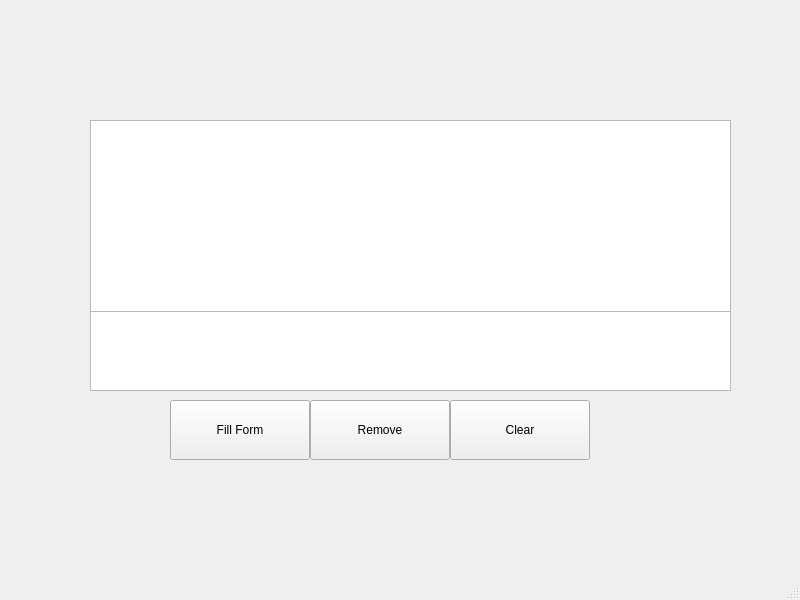
<?xml version="1.0" encoding="UTF-8"?>
<ui version="4.0">
 <class>MainWindow</class>
 <widget class="QMainWindow" name="MainWindow">
  <property name="geometry">
   <rect>
    <x>0</x>
    <y>0</y>
    <width>800</width>
    <height>600</height>
   </rect>
  </property>
  <property name="acceptDrops">
   <bool>true</bool>
  </property>
  <property name="windowTitle">
   <string>宇子妙妙工具</string>
  </property>
  <widget class="QWidget" name="centralwidget">
   <widget class="QTextBrowser" name="textBrowser">
    <property name="geometry">
     <rect>
      <x>90</x>
      <y>310</y>
      <width>641</width>
      <height>81</height>
     </rect>
    </property>
   </widget>
   <widget class="QPushButton" name="Filling">
    <property name="geometry">
     <rect>
      <x>170</x>
      <y>400</y>
      <width>140</width>
      <height>60</height>
     </rect>
    </property>
    <property name="text">
     <string>Fill Form</string>
    </property>
    <property name="checkable">
     <bool>false</bool>
    </property>
    <property name="checked">
     <bool>false</bool>
    </property>
    <property name="autoRepeat">
     <bool>true</bool>
    </property>
    <property name="autoExclusive">
     <bool>false</bool>
    </property>
   </widget>
   <widget class="QListWidget" name="fileList">
    <property name="geometry">
     <rect>
      <x>90</x>
      <y>120</y>
      <width>641</width>
      <height>192</height>
     </rect>
    </property>
    <property name="acceptDrops">
     <bool>false</bool>
    </property>
    <property name="dragEnabled">
     <bool>false</bool>
    </property>
    <property name="selectionMode">
     <enum>QAbstractItemView::SelectionMode::NoSelection</enum>
    </property>
    <property name="selectionRectVisible">
     <bool>true</bool>
    </property>
   </widget>
   <widget class="QPushButton" name="Remove">
    <property name="geometry">
     <rect>
      <x>310</x>
      <y>400</y>
      <width>140</width>
      <height>60</height>
     </rect>
    </property>
    <property name="text">
     <string>Remove</string>
    </property>
   </widget>
   <widget class="QPushButton" name="Clear">
    <property name="geometry">
     <rect>
      <x>450</x>
      <y>400</y>
      <width>140</width>
      <height>60</height>
     </rect>
    </property>
    <property name="text">
     <string>Clear</string>
    </property>
   </widget>
  </widget>
  <widget class="QMenuBar" name="menubar">
   <property name="geometry">
    <rect>
     <x>0</x>
     <y>0</y>
     <width>800</width>
     <height>33</height>
    </rect>
   </property>
  </widget>
  <widget class="QStatusBar" name="statusbar"/>
 </widget>
 <resources/>
 <connections/>
</ui>
